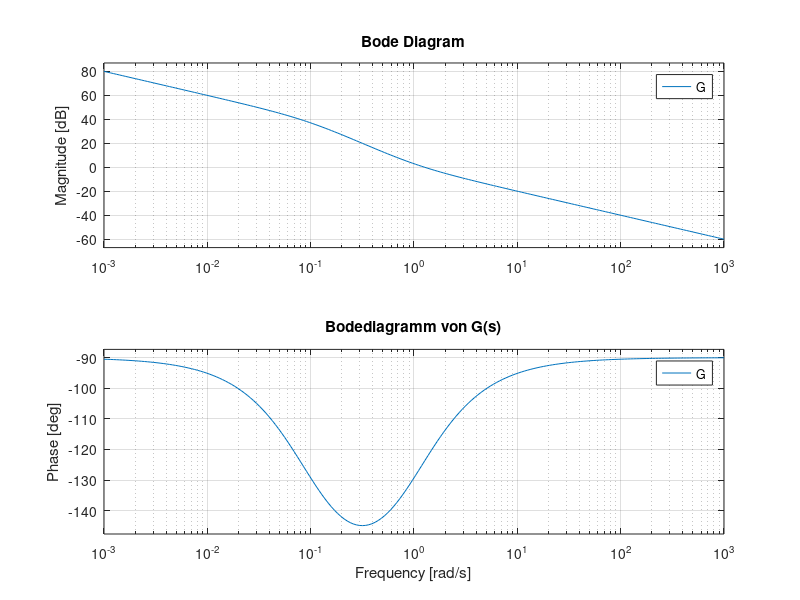

This figure's MATLAB source:
home
clear
close all

w = logspace(-3, 3, 200);
G = tf([10 10],[10 1 0]);
figure(1)
bode(G, w)
grid on
title('Bodediagramm von G(s)')

